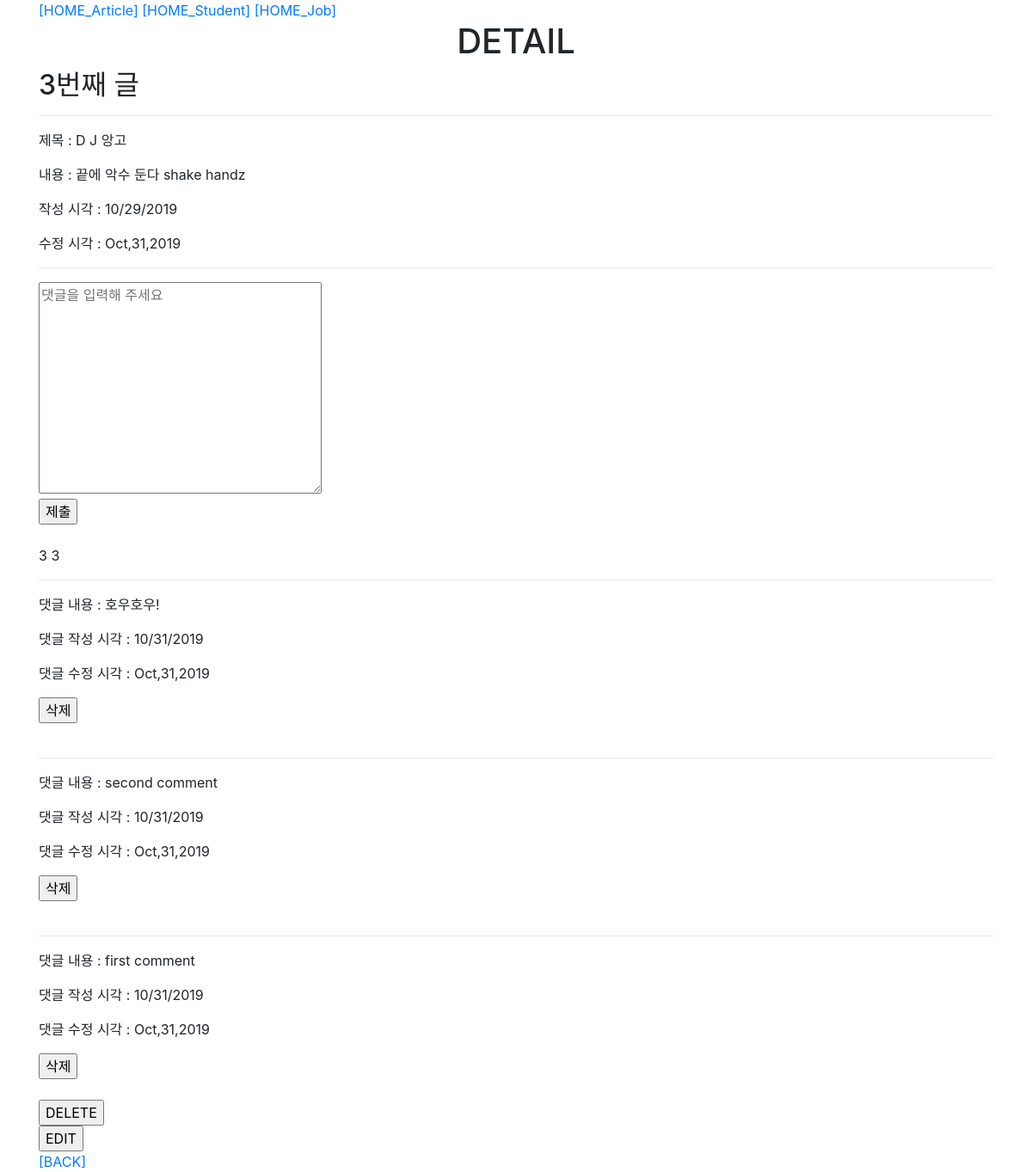
The app's page /articles/3/ with its own data.
### articles/models.py (models this page shows, shortened)
class Article(models.Model):
    title = models.CharField(max_length=20)
    content = models.TextField()
    created_at = models.DateTimeField(auto_now_add=True)
    updated_at = models.DateTimeField(auto_now=True)
    class Meta:
        ordering = ['-pk',]

class Comment(models.Model):
    content = models.CharField(max_length=20)
    created_at = models.DateTimeField(auto_now_add=True)
    updated_at = models.DateTimeField(auto_now=True)
    article = models.ForeignKey(Article, on_delete=models.CASCADE, related_name="comments")
    class Meta:
        ordering = ['-pk', ]

### articles/views.py (the view)
# urls.py: path('<int:pk>/', views.detail, name="detail"),
def detail(request, pk):
    article = Article.objects.get(pk=pk)
    comments = article.comments.all()
    context = {'article' : article, 'comments' : comments}
    return render(request, 'articles/detail.html', context)

### articles/templates/articles/detail.html (shortened to what this page needs)
{% extends 'base.html' %}
{% block content %}
    <h1 class="text-center">DETAIL</h1>
    <h2>{{ article.pk }}번째 글</h2>
    <hr>
    <p>제목 : {{ article.title }}</p>
    <p>내용 : {{ article.content }}</p>
    <p>작성 시각 : {{ article.created_at|date:"SHORT_DATE_FORMAT" }}</p>
    <p>수정 시각 : {{ article.updated_at|date:"M,j,Y" }}</p>
    <hr>
    <form action="{% url 'articles:comment_create' article.pk %}" method="POST">
        <textarea name="content" cols="30" rows="10" placeholder="댓글을 입력해 주세요"></textarea><br>
        <input type="submit" value="제출">
    </form>
    <br>
    {{ comments|length }}
    {{ article.comments.all|length }}
    {% for comment in comments %}
        <hr>
        <p>댓글 내용 : {{ comment.content }}</p>
        <p>댓글 작성 시각 : {{ comment.created_at|date:"SHORT_DATE_FORMAT" }}</p>
        <p>댓글 수정 시각 : {{ comment.updated_at|date:"M,j,Y" }}</p>
        <form action="{% url 'articles:comment_delete' article.pk comment.pk %}" method="POST">
                <input type="submit" value="삭제" onclick="return confirm('정말 댓글을 삭제하시겠습니까?')">
            </form>
        <br>
        {% empty %}
        <p><strong>댓글이 없어요 ㅠㅠ</strong></p>
    {% endfor %}
    <form action="{% url 'articles:delete' article.pk %}", method="POST">
        <input type="submit" value="DELETE" onclick="return confirm('삭제하시겠어요?')">
    </form>
    <form action="{% url 'articles:update' article.pk %}", method="GET">
        <input type="submit" value="EDIT">
    </form>
    <a href="{% url 'articles:index' %}">[BACK]</a>
{% endblock %}

### records on screen
Article: pk "3", title "D J 앙고", content "끝에 악수 둔다 shake handz", created_at "10/29/2019", updated_at "Oct,31,2019", comments.all|length "3"
Comment: content "호우호우!", created_at "10/31/2019", updated_at "Oct,31,2019"
Comment: content "second comment", created_at "10/31/2019", updated_at "Oct,31,2019"
Comment: content "first comment", created_at "10/31/2019", updated_at "Oct,31,2019"

### other values on screen
{{ comments|length }} "3"
